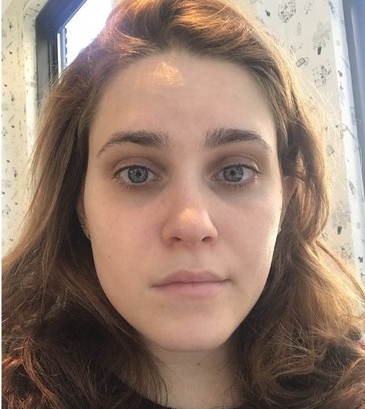
#> input picture Apply-Lipstick-on-lip-using-dib-Opencv-and-Pyhon3/Img1.jpg, 365 x 409 px
$ python changing_contrast_brightness.py --input Apply-Lipstick-on-lip-using-dib-Opencv-and-Pyhon3/Img1.jpg
#> lines starting #> are read from the running program, lines starting #| are printed output that depends on the picture
# -*- coding: utf-8 -*-
"""
Created on Thu Apr 23 13:53:11 2020

@author: sushant
"""
from __future__ import print_function
from __future__ import division
import cv2 as cv
import numpy as np
import argparse

alpha = 1.0
alpha_max = 500
beta = 0
beta_max = 200
gamma = 1.0
gamma_max = 200

def basicLinearTransform():
    res = cv.convertScaleAbs(img_original, alpha=alpha, beta=beta)
    img_corrected = cv.hconcat([img_original, res])
    cv.imshow("Brightness and contrast adjustments", img_corrected)

def gammaCorrection():
    ## [changing-contrast-brightness-gamma-correction]
    lookUpTable = np.empty((1,256), np.uint8)
    for i in range(256):
        lookUpTable[0,i] = np.clip(pow(i / 255.0, gamma) * 255.0, 0, 255)

    res = cv.LUT(img_original, lookUpTable)
    ## [changing-contrast-brightness-gamma-correction]

    img_gamma_corrected = cv.hconcat([img_original, res])
    cv.imshow("Gamma correction", img_gamma_corrected)

def on_linear_transform_alpha_trackbar(val):
    global alpha
    alpha = val / 100
    basicLinearTransform()

def on_linear_transform_beta_trackbar(val):
    global beta
    beta = val - 100
    basicLinearTransform()

def on_gamma_correction_trackbar(val):
    global gamma
    gamma = val / 100
    gammaCorrection()

parser = argparse.ArgumentParser(description='Code for Changing the contrast and brightness of an image! tutorial.')
parser.add_argument('--input', help='Path to input image.', default='lena.jpg')
args = parser.parse_args()

img_original = cv.imread(cv.samples.findFile(args.input))
#> img_original is the input picture: shape (409, 365, 3); mean B, G, R 112.2, 126.5, 150.2
if img_original is None:
    print('Could not open or find the image: ', args.input)
    exit(0)

img_corrected = np.empty((img_original.shape[0], img_original.shape[1]*2, img_original.shape[2]), img_original.dtype)
img_gamma_corrected = np.empty((img_original.shape[0], img_original.shape[1]*2, img_original.shape[2]), img_original.dtype)

img_corrected = cv.hconcat([img_original, img_original])
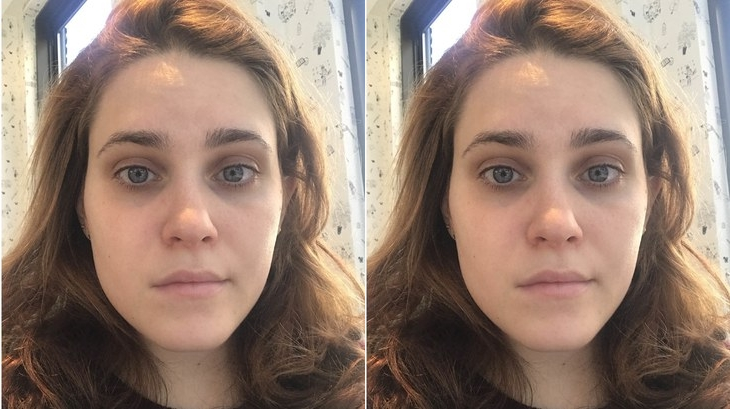
#> img_corrected: shape (409, 730, 3); mean B, G, R 112.2, 126.5, 150.2
img_gamma_corrected = cv.hconcat([img_original, img_original])

cv.namedWindow('Brightness and contrast adjustments')
cv.namedWindow('Gamma correction')

alpha_init = int(alpha *100)
cv.createTrackbar('Alpha gain (contrast)', 'Brightness and contrast adjustments', alpha_init, alpha_max, on_linear_transform_alpha_trackbar)
beta_init = beta + 100
cv.createTrackbar('Beta bias (brightness)', 'Brightness and contrast adjustments', beta_init, beta_max, on_linear_transform_beta_trackbar)
gamma_init = int(gamma * 100)
cv.createTrackbar('Gamma correction', 'Gamma correction', gamma_init, gamma_max, on_gamma_correction_trackbar)

on_linear_transform_alpha_trackbar(alpha_init)
on_gamma_correction_trackbar(gamma_init)

cv.waitKey()
